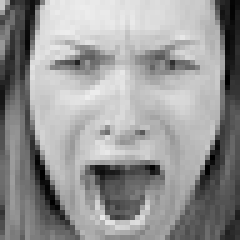
#> input picture train/angry/Training_11769870.jpg, 48 x 48 px (shown 5 times larger); its folder holds only this picture in this run
$ python main.py
#> lines starting #> are read from the running program, lines starting #| are printed output that depends on the picture
import os
from PIL import Image

# Ruta de la carpeta con las imágenes
ruta_carpeta = "train"
nueva_carpeta = "emotions_resized"

# Crear la nueva carpeta si no existe
if not os.path.exists(nueva_carpeta):
    os.makedirs(nueva_carpeta)

# Recorrer subcarpetas
for subcarpeta in os.listdir(ruta_carpeta):
    ruta_subcarpeta = os.path.join(ruta_carpeta, subcarpeta)

    # Verificar si es una carpeta
    if os.path.isdir(ruta_subcarpeta):
        # Crear una subcarpeta equivalente en la carpeta de salida
        nueva_subcarpeta = os.path.join(nueva_carpeta, subcarpeta)
        if not os.path.exists(nueva_subcarpeta):
            os.makedirs(nueva_subcarpeta)

        # Procesar imágenes en la subcarpeta
        for archivo in os.listdir(ruta_subcarpeta):
            if archivo.endswith((".png", ".jpg", ".jpeg")):  # Ajusta las extensiones según tus imágenes
                ruta_imagen = os.path.join(ruta_subcarpeta, archivo)
                imagen = Image.open(ruta_imagen)
#> imagen is the input picture: PIL image 48x48 L; min 0, max 237, mean 150.2
                imagen_redimensionada = imagen.resize((32, 32), Image.Resampling.LANCZOS)
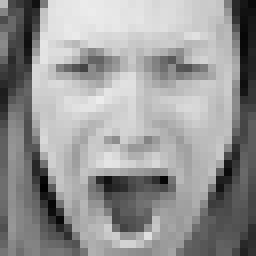
#> imagen_redimensionada: PIL image 32x32 L (shown 8 times larger); min 2, max 236, mean 150.2

                # Guardar la imagen redimensionada en la subcarpeta de salida
                ruta_nueva_imagen = os.path.join(nueva_subcarpeta, archivo)
                imagen_redimensionada.save(ruta_nueva_imagen)
#> pass 2 of the loop `for subcarpeta in os.listdir(ruta_carpeta):`:
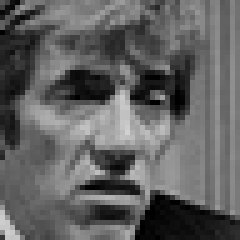
#> input picture train/disgust/Training_11732399.jpg, 48 x 48 px (shown 5 times larger)
#> imagen is the input picture: PIL image 48x48 L; min 0, max 209, mean 97.1
#> `imagen_redimensionada = imagen.resize((32, 32), Image.Resampling.LANCZ..`:
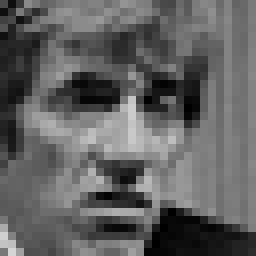
#> imagen_redimensionada: PIL image 32x32 L (shown 8 times larger); min 0, max 212, mean 97.2

print(f"Imágenes redimensionadas guardadas en: {nueva_carpeta}")
